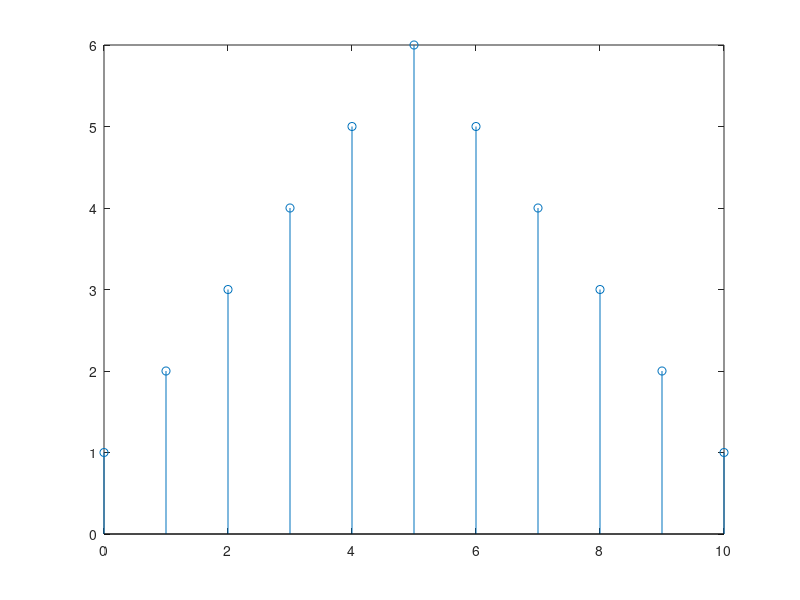
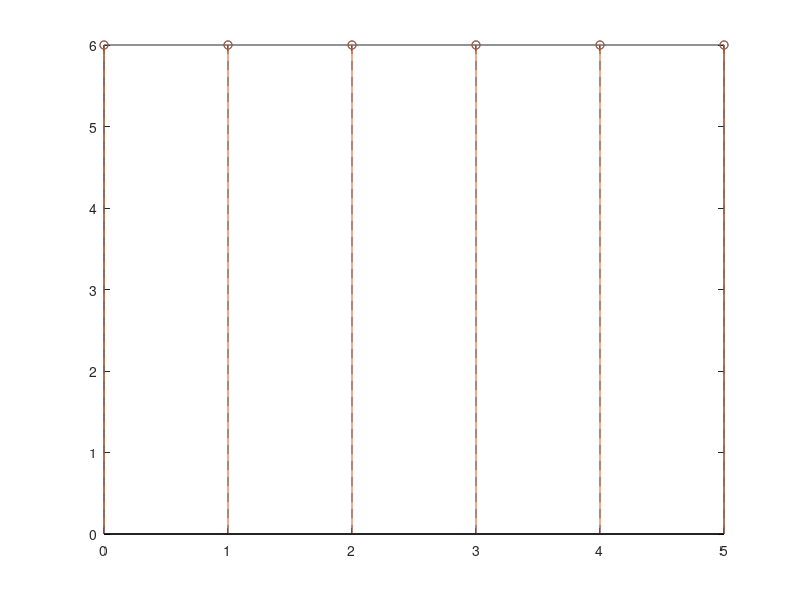
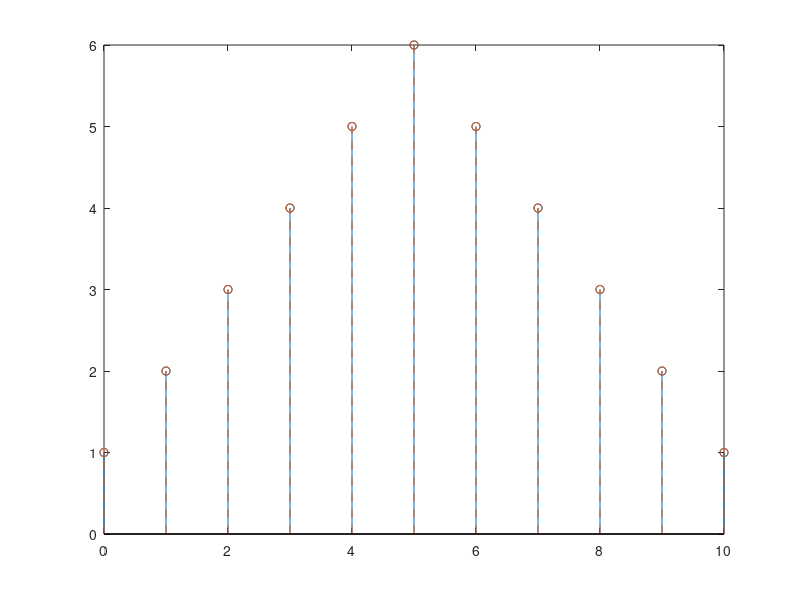

The MATLAB script that drew these images, in order:
% Es 16

% Given x(n) = rectangular pulse of width L, n in [0, L-1]
% Given y(n) = x(n)
% Compute z(n) as the linear convolution between x and y.
% Compute the cyclic convolution between x and y

close all
clearvars
clc

%% define signals

L = 6;
x = ones(1, L);
n_x = 0:L-1;
y = x;
n_y = 0:L-1;

%% convolve them linearly

z = conv(x, y);
n_z = 0:n_x(end) + n_y(end);

figure, stem(n_z, z)

%% cyclic convolution

z_c = cconv(x, y, L);

figure;
stem(0:L-1, z_c, '--')

%% fft

X = fft(x);
Y = fft(y);

Z = X.*Y;

z = ifft(Z);

hold on,
stem(0:L-1, z)

%% compute the cyclic convolution as a linear convolution.

N = L + L -1;

% padding the array with zeros: do not add anything on rows and add (N-L)
% columns on the right.
x_pad = padarray(x, [0, N-L], 'post');
y_pad = padarray(x, [0, N-L], 'post'); 
z_pad = cconv(x_pad, y_pad);
n_pad = 0:N-1;

figure, stem(n_z, z_pad(n_pad >=0 & n_pad <N));

%% with DFT

X_pad = fft(x_pad);
Y_pad = fft(y_pad);
Z_pad = X_pad.*Y_pad;

z_pad_ifft = ifft(Z_pad);

hold on, stem(n_z, z_pad_ifft(n_pad >=0 & n_pad <N), '--');


